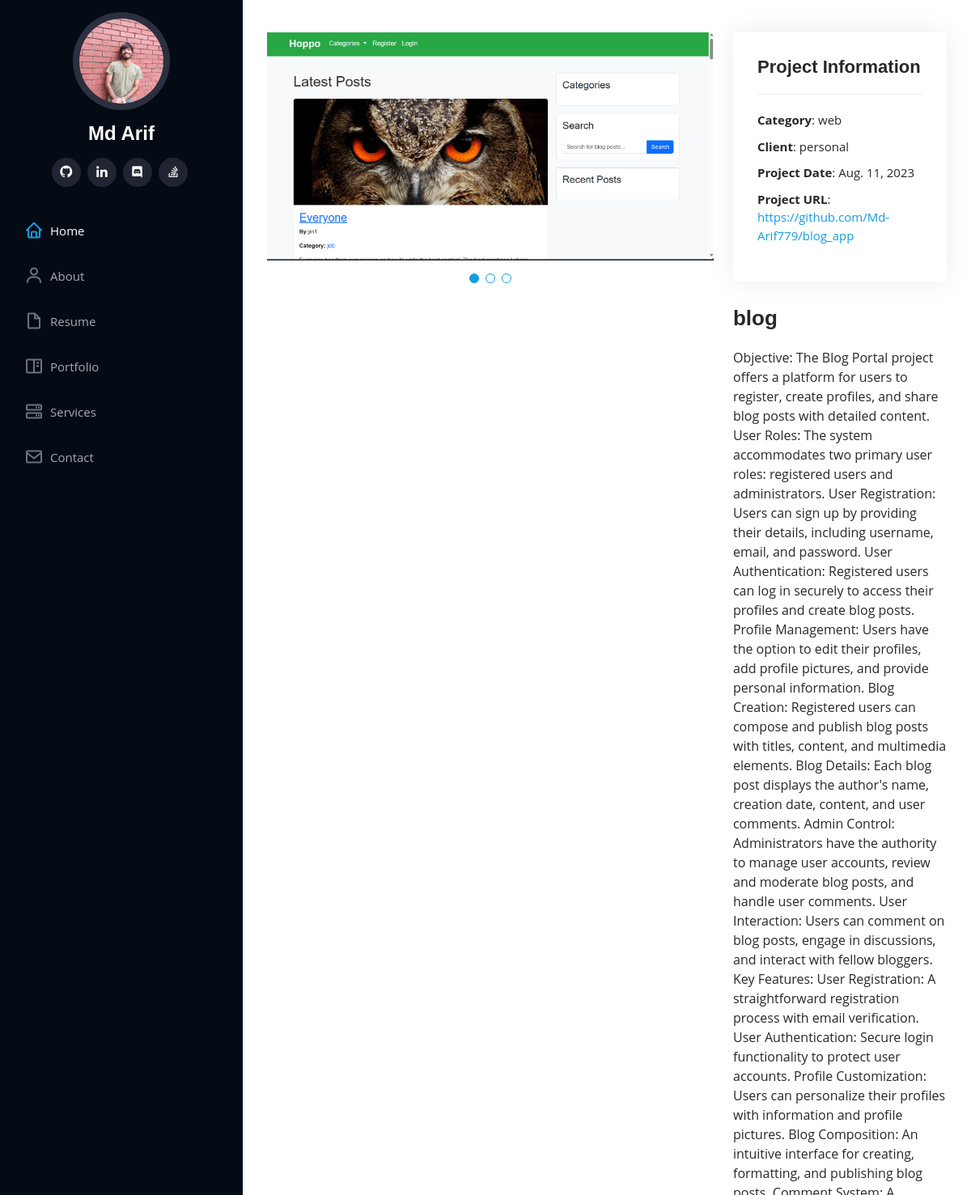
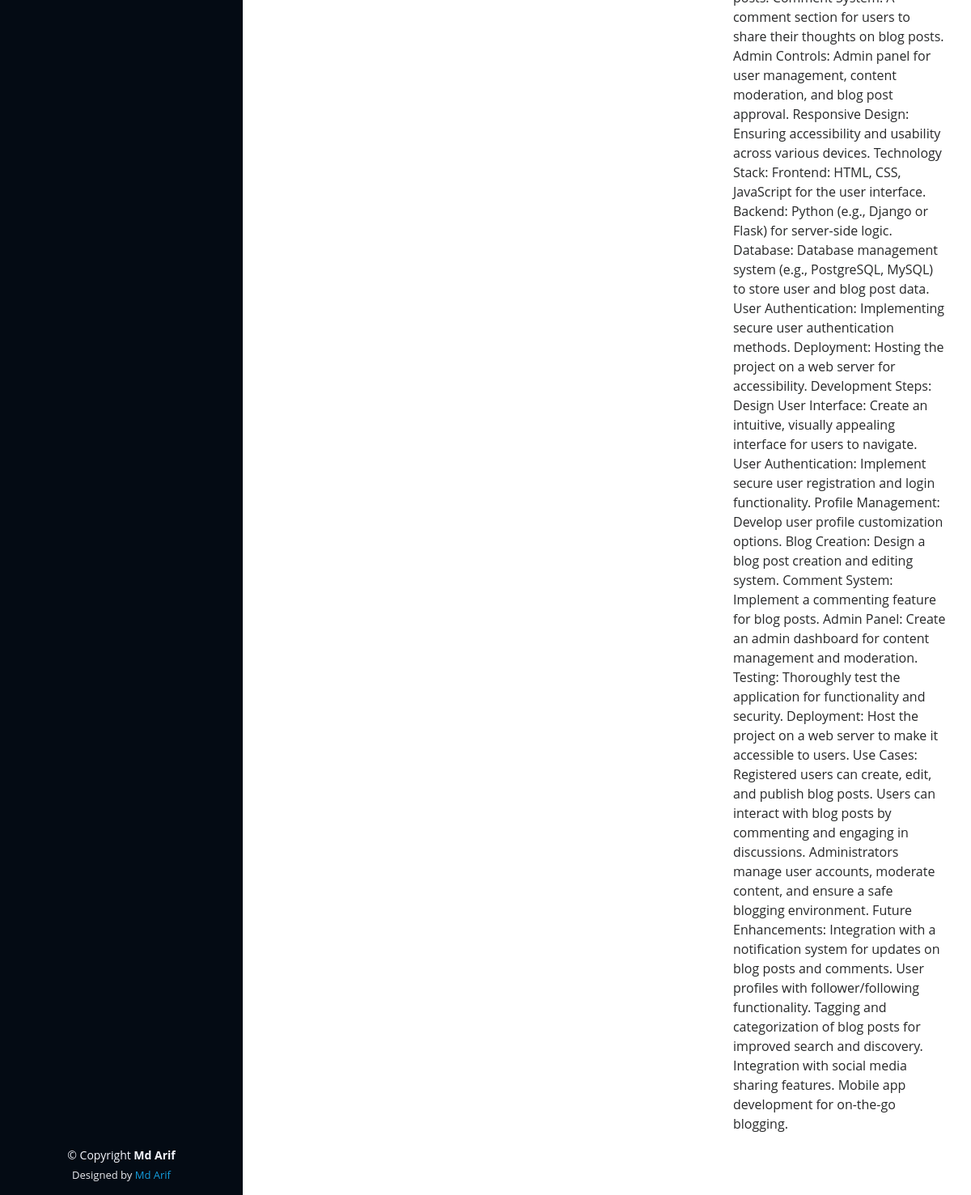
Page /portfolio/12/ on the committed database (2 pictures, top to bottom).
### calc/models.py (models this page shows, shortened)
class Profile(models.Model):
    full_name = models.CharField(max_length=100)
    image = models.ImageField(upload_to='profile_images/')
    twitter_url = models.URLField(blank=True)
    instagram_url = models.URLField(blank=True)
    github_url = models.URLField(blank=True)
    linkedin_url = models.URLField(blank=True)
    discord_url = models.URLField(blank=True)
    stack_overflow_url = models.URLField(blank=True)

class PortfolioImage(models.Model):
    portfolio_item = models.ForeignKey(PortfolioItem, on_delete=models.CASCADE, related_name='images')
    image = models.ImageField(upload_to='portfolio_images/')

class PortfolioItem(models.Model):
    title = models.CharField(max_length=100)
    category = models.CharField(max_length=10, default='Web')
    description = models.TextField()
    client = models.CharField(max_length=100, blank=True, null=True)
    project_date = models.DateField(blank=True, null=True)
    project_url = models.URLField(blank=True, null=True)

### calc/views.py (the view)
# urls.py: path('portfolio/<int:pk>/', views.portfolio_detail, name='portfolio_detail'),
def portfolio_detail(request, pk):
    portfolio_item = get_object_or_404(PortfolioItem, pk=pk)
    profile_data = Profile.objects.first()
    context = {
        'portfolio_item': portfolio_item,
        'profile_data': profile_data,
    }
    return render(request, 'portfolio_details.html', context)

### calc/templates/portfolio_details.html
{% extends "base.html" %}
{% block content %}
<main id="main">
    <section id="portfolio-details" class="portfolio-details">
        <div class="container">
            <div class="row gy-4">
                <div class="col-lg-8">
                    <div class="portfolio-details-slider swiper">
                        <div class="swiper-wrapper align-items-center">
                            {% for image in portfolio_item.images.all %}
                            <div class="swiper-slide">
                                <img src="{{ image.image.url }}" alt="{{ portfolio_item.title }}">
                            </div>
                            {% endfor %}
                        </div>
                        <div class="swiper-pagination"></div>
                    </div>
                </div>
                <div class="col-lg-4">
                    <div class="portfolio-info">
                        <h3>Project Information</h3>
                        <ul>
                            <li><strong>Category</strong>: {{ portfolio_item.category }}</li>
                            <li><strong>Client</strong>: {{ portfolio_item.client }}</li>
                            <li><strong>Project Date</strong>: {{ portfolio_item.project_date }}</li>
                            <li><strong>Project URL</strong>: <a href="{{ portfolio_item.project_url }}">{{ portfolio_item.project_url }}</a></li>
                        </ul>
                    </div>
                    <div class="portfolio-description">
                        <h2>{{ portfolio_item.title }}</h2>
                        <p>{{ portfolio_item.description }}</p>
                    </div>
                </div>
            </div>
        </div>
    </section>
</main>
{% endblock %}

### calc/templates/base.html (shortened to what this page needs)
{% load static  %}
<!DOCTYPE html>
<html lang="en">
<head>
  <link href="{% static 'assets/vendor/aos/aos.css' %}" rel="stylesheet">
  <link href="{% static 'assets/vendor/bootstrap/css/bootstrap.min.css' %}" rel="stylesheet">
  <link href="{% static 'assets/vendor/bootstrap-icons/bootstrap-icons.css' %}" rel="stylesheet">
  <link href="{% static 'assets/vendor/boxicons/css/boxicons.min.css' %}" rel="stylesheet">
  <link href="{% static 'assets/vendor/glightbox/css/glightbox.min.css' %}" rel="stylesheet">
  <link href="{% static 'assets/vendor/swiper/swiper-bundle.min.css' %}" rel="stylesheet">
  <link href="{% static 'assets/css/style.css' %}" rel="stylesheet">
</head>
<body>
  <header id="header">
    <div class="d-flex flex-column">
      <div class="profile">
        <img src="{{ profile_data.image.url }}" alt="{{ profile_data.full_name }}" class="img-fluid rounded-circle">
        <h1 class="text-light"><a href="index.html">{{ profile_data.full_name }}</a></h1>
        <div class="social-links mt-3 text-center">
            {% if profile_data.github_url %}
                <a href="{{ profile_data.github_url }}" class="github"><i class="bx bxl-github"></i></a>
            {% endif %}
            {% if profile_data.linkedin_url %}
                <a href="{{ profile_data.linkedin_url }}" class="linkedin"><i class="bx bxl-linkedin"></i></a>
            {% endif %}
            {% if profile_data.discord_url %}
                <a href="{{ profile_data.discord_url }}" class="discord"><i class="bx bxl-discord"></i></a>
            {% endif %}
            {% if profile_data.stack_overflow_url %}
                <a href="{{ profile_data.stack_overflow_url }}" class="stackoverflow"><i class="bx bxl-stack-overflow"></i></a>
            {% endif %}
        </div>
    </div>
      <nav id="navbar" class="nav-menu navbar">
        <ul>
          <li><a href="{% url 'home' %}" class="nav-link scrollto active"><i class="bx bx-home"></i> <span>Home</span></a></li>
          <li><a href="{% url 'about' %}" class="nav-link scrollto"><i class="bx bx-user"></i> <span>About</span></a></li>
          <li><a href="{% url 'resume' %}" class="nav-link scrollto"><i class="bx bx-file-blank"></i> <span>Resume</span></a></li>
          <li><a href="{% url 'portfolio' %}" class="nav-link scrollto"><i class="bx bx-book-content"></i> <span>Portfolio</span></a></li>
          <li><a href="{% url 'service' %}" class="nav-link scrollto"><i class="bx bx-server"></i> <span>Services</span></a></li>
          <li><a href="{% url 'contact' %}" class="nav-link scrollto"><i class="bx bx-envelope"></i> <span>Contact</span></a></li>
        </ul>
      </nav>
    </div>
  </header>
 {% block content %}
{% endblock %}
<footer id="footer">
  <div class="container">
    <div class="copyright">
      &copy; Copyright <strong><span>Md Arif</span></strong>
    </div>
    <div class="credits">
      Designed by <a href="#">Md Arif</a>
    </div>
  </div>
</footer>
</body>
</html>

### static/assets/css/style.css (style rules this page uses)
body { font-family: "Open Sans", sans-serif; color: #272829; }
a { color: #149ddd; text-decoration: none; }
h1, h2, h3, h4, h5, h6 { font-family: "Raleway", sans-serif; }
#header { position: fixed; top: 0; left: 0; bottom: 0; width: 300px; transition: all ease-in-out 0.5s; z-index: 9997; transition: all 0.5s; padding: 0 15px; background: #040b14; overflow-y: auto; }
#header .profile img { margin: 15px auto; display: block; width: 120px; border: 8px solid #2c2f3f; }
#header .profile h1 { font-size: 24px; margin: 0; padding: 0; font-weight: 600; -moz-text-align-last: center; text-align-last: center; font-family: "Poppins", sans-serif; }
#header .profile h1 a, #header .profile h1 a:hover { color: #fff; text-decoration: none; }
#header .profile .social-links a { font-size: 18px; display: inline-block; background: #212431; color: #fff; line-height: 1; padding: 8px 0; margin-right: 4px; border-radius: 50%; text-align: center; width: 36px; height: 36px; transition: 0.3s; }
#main { margin-left: 300px; }
.container, .container-fluid { padding-left: 30px; padding-right: 30px; }
.nav-menu { padding: 30px 0 0 0; }
.nav-menu * { margin: 0; padding: 0; list-style: none; }
.nav-menu>ul>li { position: relative; white-space: nowrap; }
.nav-menu a, .nav-menu a:focus { display: flex; align-items: center; color: #a8a9b4; padding: 12px 15px; margin-bottom: 8px; transition: 0.3s; font-size: 15px; }
.nav-menu a i, .nav-menu a:focus i { font-size: 24px; padding-right: 8px; color: #6f7180; }
.nav-menu a:hover, .nav-menu .active, .nav-menu .active:focus, .nav-menu li:hover>a { text-decoration: none; color: #fff; }
.nav-menu a:hover i, .nav-menu .active i, .nav-menu .active:focus i, .nav-menu li:hover>a i { color: #149ddd; }
section { padding: 60px 0; overflow: hidden; }
.portfolio-details { padding-top: 40px; }
.portfolio-details .portfolio-details-slider img { width: 100%; }
.portfolio-details .portfolio-details-slider .swiper-pagination { margin-top: 20px; position: relative; }
.portfolio-details .portfolio-info { padding: 30px; box-shadow: 0px 0 30px rgba(5, 13, 24, 0.08); }
.portfolio-details .portfolio-info h3 { font-size: 22px; font-weight: 700; margin-bottom: 20px; padding-bottom: 20px; border-bottom: 1px solid #eee; }
.portfolio-details .portfolio-info ul { list-style: none; padding: 0; font-size: 15px; }
.portfolio-details .portfolio-info ul li+li { margin-top: 10px; }
.portfolio-details .portfolio-description { padding-top: 30px; }
.portfolio-details .portfolio-description h2 { font-size: 26px; font-weight: 700; margin-bottom: 20px; }
.portfolio-details .portfolio-description p { padding: 0; }
#footer { padding: 15px; color: #f4f6fd; font-size: 14px; position: fixed; left: 0; bottom: 0; width: 300px; z-index: 9999; background: #040b14; }
#footer .copyright { text-align: center; }
#footer .credits { padding-top: 5px; text-align: center; font-size: 13px; color: #eaebf0; }

### rows in the picture
Profile: image (picture), full_name "Md Arif"
PortfolioImage: image (picture)
PortfolioItem: category "web", client "personal", project_date "Aug. 11, 2023", project_url "https://github.com/Md-Arif779/blog_app", title "blog", description "Objective: The Blog Portal project offers a platform for users to register, create profiles, and share blog posts with detailed content. User Roles: The system accommodates two primary user roles: registered users and administrators. User Registration: Users can sign up by providing their details, including username, email, and password. User Authentication: Registered users can log in securely to access their profiles and create blog posts. Profile Management: Users have the option to edit their profiles, add profile pictures, and provide personal information. Blog Creation: Registered users can compose and publish blog posts with titles, content, and multimedia elements. Blog Details:…"
